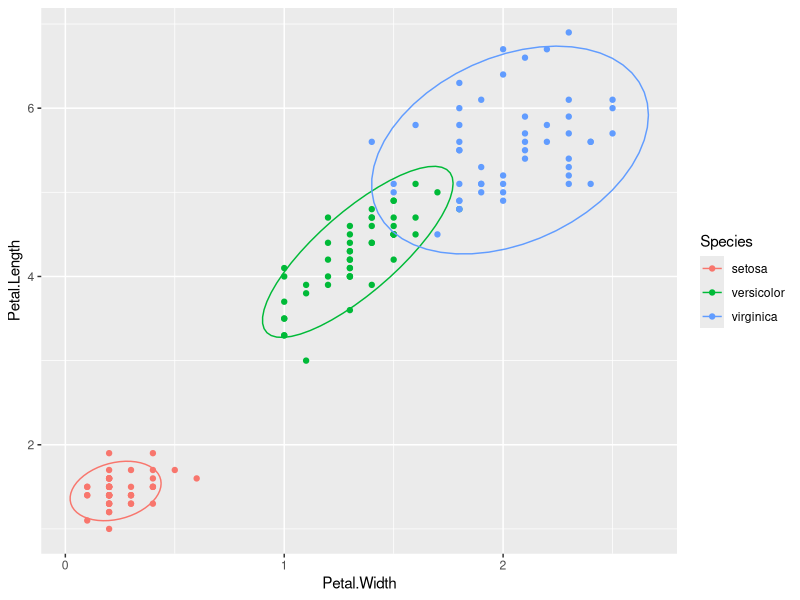
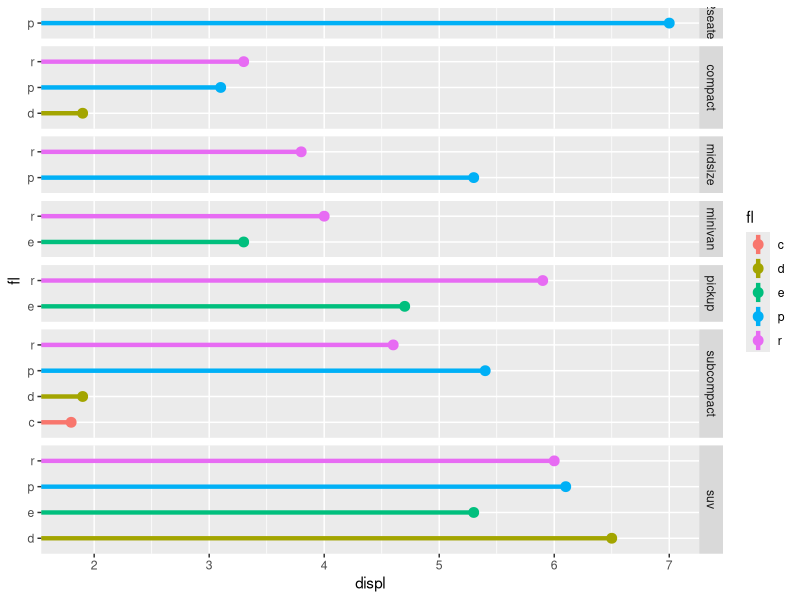

Here is the R script that generated these plots, in order: (Note: this script raises an error after producing the figures.)

library(tidyverse)
library(forcats)

#Data Wrangling
  head_tail <- 
      function(x, n){
        slice(x, c(1:n, (n()-(n-1)):n()))
      }

#rescale data
    change_range <- 
        function(x, new_min, new_max){
            (x - min(x))/(max(x)-min(x)) * (new_max - new_min) + new_min 
        }
    
    change_range(c(0:10), -10, 10)
    change_range(c(0:10), 0, 255) %>% as.integer()

#round to any increment
    round_down <-
        function (x, accuracy, integer = F) {
            x_sign <- sign(x)
            x_int <- abs(as.integer(x))
            x_dec <- abs(x) - x_int
            
            if (integer == F) {
                get_round <-(x_dec%/%accuracy) * accuracy
                final <- (x_int + get_round) * x_sign
            } else {
                get_round <-(x_int%/%accuracy) * accuracy
                final <- (get_round) * x_sign
            }
            
            return(final)
        }

    round_down(5.343, 0.08)
    round_down(seq(0, 20, 2), 5, T)
    round_down(seq(0, 20, 2), 3, T)
    
#add commas to big #s
    nice_int <- 
        function(x){
          format(x, big.mark = ",", scientific = F)
        }
    
    nice_int(1e6)

#format percents
    nice_pct <- 
        function(fraction, enclose = F, sign = T, d = 0, keep_numeric = F, x100 = T){
            #decimals default to zero unless specified, if convert == F, push it out to 2 places
              decimals <- ifelse((x100 == F & d == 0), 2, d)
            #if number user doesn't want fraction multiplied by 100, then keep orig (*1)
              multiplier <- ifelse(x100 == F, 1, 100)
            #here's rounding result
              x <- round(fraction*multiplier, decimals)
            #add in formatting if  
              if(keep_numeric == F){
                if(sign == T & x100 == T) x <- paste0(x, "%")
                if(enclose == T)          x <- paste0("(", x, ")")
              }
            return(x)
        }
  
    nice_pct(2/7)  
    nice_pct(2/7, enclose = T)
    nice_pct(2/7, keep_numeric = T, d = 4)
    nice_pct(2/7, d = 3, keep_numeric = T, x100 = F)
    nice_pct(2/7, x100 = F)
    nice_pct(2/7, d = 4, x100 = F)

#quickly enclose right, left, or both sides of an object with a symbol  
    enclose <- 
        function(x, symbol = "{_}", side = "b"){
            find_break <- str_locate(symbol, "_")[1]
            start <- str_sub(symbol, 1, find_break-1)
            end <- str_sub(symbol, find_break+1)
            return(paste0(start, x, end))    
        }
    
    enclose("this is a test sentence", "{_}")
    enclose(seq(0,10,2), "_%")
    enclose(seq(0,10,2), "$_ each")



####ggplot extras----
#elipses
    ggplot(iris, aes(Petal.Width, Petal.Length, color = Species)) +
        geom_point() +
        stat_ellipse()

#lollipop chart
    ggplot(mpg, aes(fl, displ, color = fl, group = fl)) +
        facet_grid(class~., scales = "free", space = "free") +
        coord_flip() +
        stat_summary(ymin = 0, fun.ymax = max, geom = "linerange", size = 1.5) +
        stat_summary(fun.y = max, geom = "point", size = 3)

#dumbbells
    mpg %>% 
    group_by(manufacturer) %>% 
    filter(row_number() > 5, n_distinct(model) > 2) %>% 
    ggplot(aes(fct_reorder(model, hwy, fun = min), hwy)) +
        facet_grid(manufacturer~., scales = "free", space = "free") +
        coord_flip() +
        #bars
        stat_summary(fun.ymin = min, fun.ymax = max, color = "grey50", geom = "linerange") +
        #interesting ladder effect
        stat_summary(aes(group = 1), fun.ymin = min, fun.ymax = max, geom = "ribbon", alpha = .1, fill = "blue") +
        #connect mins
        stat_summary(aes(group = 1), fun.y = min, alpha = .5, color = "orange", size = 1.2, geom = "line") +
        #points
        stat_summary(fun.y = max, color = "grey50", geom = "point", size = 1.5) +
        stat_summary(fun.y = min, shape = 21, fill = "orange", color = "black", stroke = 1, geom = "point", size = 2) +
        #extra
        expand_limits(y = 0) + 
        xlab("") +
        theme(strip.text.y = element_text(angle = 0), 
              panel.grid = element_blank(), panel.spacing = unit(.05, "lines"))
